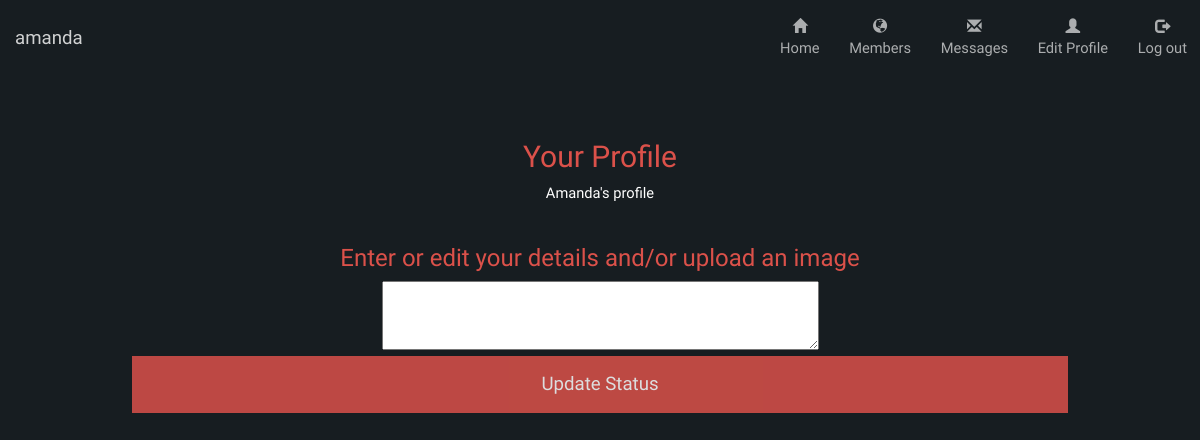
/social/profile/ (signed in), run on an earlier commit of the app's database.
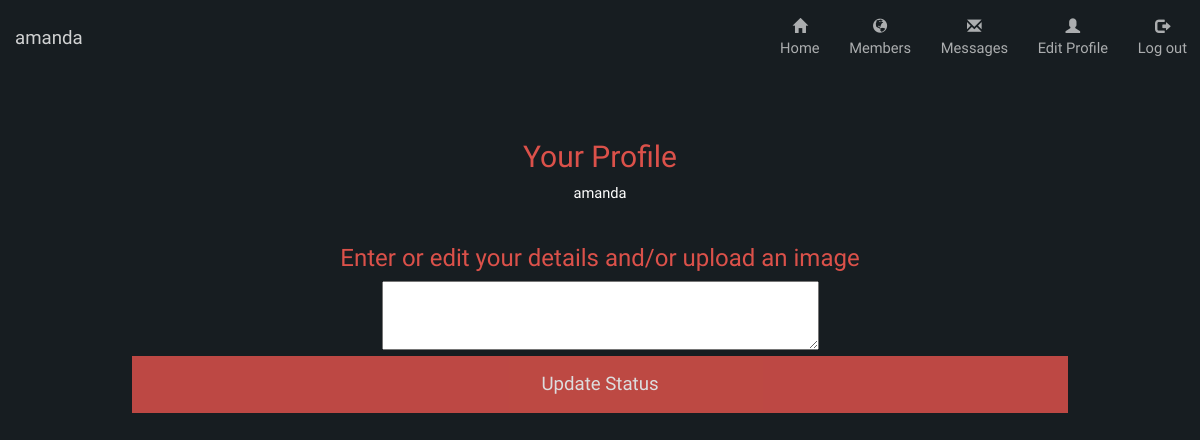
And on a later commit of the database.
### social/models.py (models this page shows)
class Profile(models.Model):
    text = models.CharField(max_length=4096)

### social/views.py (the view)
    def test(request):
        if 'username' in request.session:
            return f(request)
        else:
            template = loader.get_template('social/not-logged-in.html')
            context = RequestContext(request, {})
            return HttpResponse(template.render(context))

### social/views.py (called while the page is built)
def loggedin(f):
    def test(request):
        if 'username' in request.session:
            return f(request)
        else:
            template = loader.get_template('social/not-logged-in.html')
            context = RequestContext(request, {})
            return HttpResponse(template.render(context))
    return test

@loggedin
def profile(request):
    u = request.session['username']
    member = Member.objects.get(pk=u)
    if 'text' in request.POST:
        text = request.POST['text']
        if member.profile:
            member.profile.text = text
            member.profile.save()
        else:
            profile = Profile(text=text)
            profile.save()
            member.profile = profile
        member.save()
    else:
        if member.profile:
            text = member.profile.text
        else:
            text = ""
    return render(request, 'social/profile.html', {
        'appname': appname,
        'username': u,
        'text' : text,
        'loggedin': True}
        )

### social/templates/social/profile.html (shortened to what this page needs)
{% extends "social/base.html" %}
{% block content %}
<div class="content profile">
<div class='main'>
{% if text %}
<h2>Your Profile</h2>
{{ text }} <br style='clear:left;'><br>
{% endif %}
<form method='POST' action='/social/profile/' enctype='multipart/form-data'>
	<h3>Enter or edit your details and/or upload an image</h3>
	<textarea name='text' cols='50' rows='3'>{{ text }}</textarea>
	<br>
   <input type='submit' value='Update Status'>
</form>
</div>
</div>
{% endblock %}

What changed in the data, as far as the page shows it:
changed Profile: text "Amanda's profile" → "amanda"
